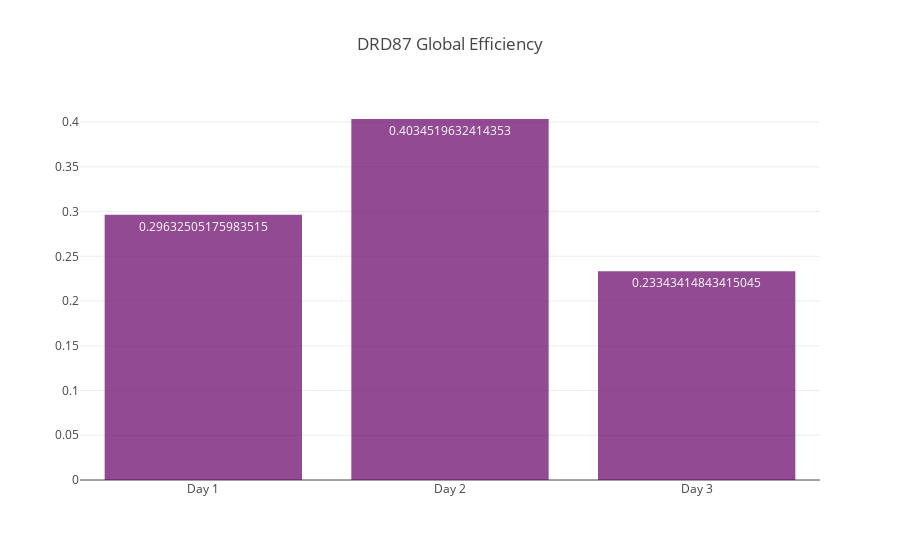

Write notebook code for a chart like this one.
### Code cell
x = ["Day 1", "Day 2", "Day 3"]
y = [drd87_day1_graph.global_efficiency, drd87_day2_graph.global_efficiency, drd87_day3_graph.global_efficiency]
plot_network_measures(x, y, title="DRD87 Global Efficiency", color="rgb(100,0,100)")

### Figure 1 — Plotly figure (JSON) as saved in the notebook; plotly's stock layout.template omitted (floating-point values rounded to 4 significant figures)
{"data": [{"marker": {"color": "rgb(100,0,100)"}, "name": "1", "opacity": 0.7, "text": [0.2963, 0.4035, 0.2334], "textposition": "auto", "type": "bar", "uid": "5a7c67", "x": ["Day 1", "Day 2", "Day 3"], "y": [0.2963, 0.4035, 0.2334]}], "layout": {"autosize": true, "title": "DRD87 Global Efficiency", "xaxis": {"autorange": true, "range": [-0.5, 2.5], "type": "category"}, "yaxis": {"autorange": true, "range": [0, 0.4247], "type": "linear"}}}
